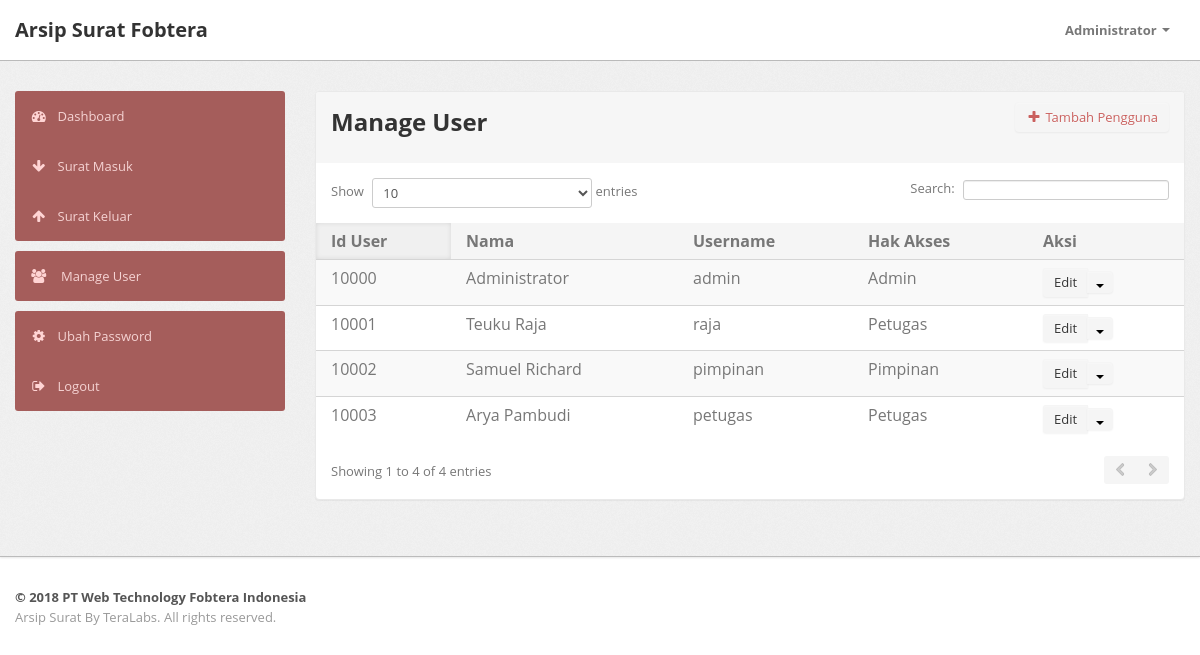
The page /proses/users.php (signed in) on the database its author committed.
### tables this page shows
CREATE TABLE IF NOT EXISTS `user` (
  `id_user` int(5) NOT NULL AUTO_INCREMENT,
  `nama` varchar(50) NOT NULL,
  `username` varchar(30) NOT NULL,
  `password` varchar(50) NOT NULL,
  `akses` enum('0','1','2') DEFAULT NULL,
  PRIMARY KEY (`id_user`)
);

### proses/users.php (the view, shortened to what this page needs)
<?php
include "../include/config.php";
$sql = "SELECT * from user";
$query = mysql_query ($sql,$connect);
$titlepage = "Manage User";
include "../include/header.php";
?>
        <div class="wrapper">
            <div class="container">
                <div class="row">
				<?php include "../include/menu.php";?>
                     <div class="span9">
                        <div class="content">
                            <div class="module">
                                <div class="module-head">
								<a href="input_user.php" class="btn btn-module pull-right"><i class="icon-plus"></i> Tambah Pengguna</a>
                                    <h2><?php echo $titlepage;?> </h2>
                                </div>
                                <div class="module-body table">
                                    <table cellpadding="0" cellspacing="0" border="0" class="datatable-1 table table-striped display"
                                        width="100%">
                                        <thead>
                                            <tr>
                                                <th>Id User</th>
												<th>Nama</th>
												<th>Username</th>
												<th>Hak Akses</th>
												<th>Aksi</th>
                                            </tr>
                                        </thead>
                                        <tbody>
										<?php
										while($data = mysql_fetch_array ($query)){ ?>
                                            <tr>
                                                <td><?php echo $data['id_user'];?></td>
                                                <td><?php echo $data['nama'];?></td>
												<td><?php echo $data['username'];?></td>
												<td><?php if($data['akses'] == 0){echo "Admin"; }else if($data['akses'] == 1){echo "Petugas"; }else{echo "Pimpinan"; }?></td>
												<td>
													<div class="btn-group">
														<a href="edit_user.php?id=<?php echo $data['id_user'];?>" type="button" class="btn btn-small">Edit</a>
														<a type="button" class="btn dropdown-toggle" data-toggle="dropdown">
															<span class="caret"></span>
														</a>
													</div>
												</td>
                                            </tr>
										<?php } ?>
										</tbody>
									</table>
								</div>
							</div>
                        </div>
                    </div>
                </div>
            </div>
        </div>
<?php include "../include/footer.php";?>

### assets/css/theme.css (style rules this page uses)
body { font-size: 13px; font-family: 'Open Sans', Arial, sans-serif; background: #fff; color: #777 }
h1, h2, h3, h4, h5, h6 { color: #333; margin-top: 0 }
h2 { font-size: 24px }
.wrapper { background: url(../images/bg.png) #eee; border-bottom: 1px solid #bbb; -webkit-box-shadow: 0 1px 2px rgba(0,0,0,0.1); -moz-box-shadow: 0 1px 2px rgba(0,0,0,0.1); box-shadow: 0 1px 2px rgba(0,0,0,0.1); padding: 30px 0; min-height: 435px; }
.btn-module { color: #ca615f; }
body [class^="icon-"], body [class*=" icon-"] { font-size: 14px; line-height: 20px; height: 20px }
.module { background: #fff; -webkit-border-radius: 3px; -moz-border-radius: 3px; border-radius: 3px; border: 1px solid #ccc; border-bottom-color: #bbb; -webkit-box-shadow: 0 0 1px rgba(0,0,0,0.2); -moz-box-shadow: 0 0 1px rgba(0,0,0,0.2); box-shadow: 0 0 1px rgba(0,0,0,0.2); margin-bottom: 30px }
.btn, .btn-box { -webkit-border-radius: 3px; -moz-border-radius: 3px; border-radius: 3px }
.btn [class^="icon-"], .btn-box [class^="icon-"], .btn [class*=" icon-"], .btn-box [class*=" icon-"] { min-width: 16px; text-align: center; display: inline-block!important }
.btn { font-size: 13px; font-weight: 600 }
.btn.btn-mini, .btn.btn-small { font-size: 11px }
.btn-group>.btn:first-child { -webkit-border-top-left-radius: 3px; -moz-border-radius-topleft: 3px; border-top-left-radius: 3px; -webkit-border-bottom-left-radius: 3px; -moz-border-radius-bottomleft: 3px; border-bottom-left-radius: 3px }
.btn-group>.btn, .btn-group>.dropdown-menu, .btn-group>.popover { font-size: 13px; }
.btn { display: inline-block; margin-bottom: 0; font-weight: 400; text-align: center; vertical-align: middle; cursor: pointer; background-image: none; border: 1px solid transparent; white-space: nowrap; padding: 4px 10px; font-size: 13px; line-height: 1.42857; border-radius: 4px; -webkit-user-select: none; -moz-user-select: none; -ms-user-select: none; user-select: none }
.table { margin-bottom: 0 }
.table th, .table td { border-color: #d5d5d5!important }
.module { box-shadow: 0 0 3px rgba(0,0,0,.1); border-color: #e9e9e9; margin-bottom: 20px; background-color: #fff; border-radius: 4px; -webkit-box-shadow: 0 1px 1px rgba(0,0,0,.05); box-shadow: 0 1px 1px rgba(0,0,0,.05); }
.module-head { color: #767676; background-color: #f6f6f6; border-color: #e9e9e9; padding: 10px 15px; border-bottom: 1px solid transparent; border-top-right-radius: 3px; border-top-left-radius: 3px; }
.module-body { padding: 15px }
.module-body.table { padding: 15px 0 }
.module-body.table .table th, .module-body.table .table td { padding-left: 15px; padding-right: 15px }
.dataTables_wrapper table th { background: #f5f5f5; cursor: pointer }
.dataTables_wrapper table th.sorting_asc, .dataTables_wrapper table th.sorting_desc { background: #f0f0f0; -webkit-box-shadow: 0 0 5px rgba(0,0,0,0.1) inset; -moz-box-shadow: 0 0 5px rgba(0,0,0,0.1) inset; box-shadow: 0 0 5px rgba(0,0,0,0.1) inset }

### rows shown on the page
user: id_user "10000", nama "Administrator", username "admin", akses "Admin"
user: id_user "10001", nama "Teuku Raja", username "raja", akses "Petugas"
user: id_user "10002", nama "Samuel Richard", username "pimpinan", akses "Pimpinan"
user: id_user "10003", nama "Arya Pambudi", username "petugas", akses "Petugas"

### other values the page prints
$company_short_name "Fobtera"
$namausr "Administrator"
$titlepage "Manage User"
$build_year "2018"
$company_name "PT Web Technology Fobtera Indonesia"
